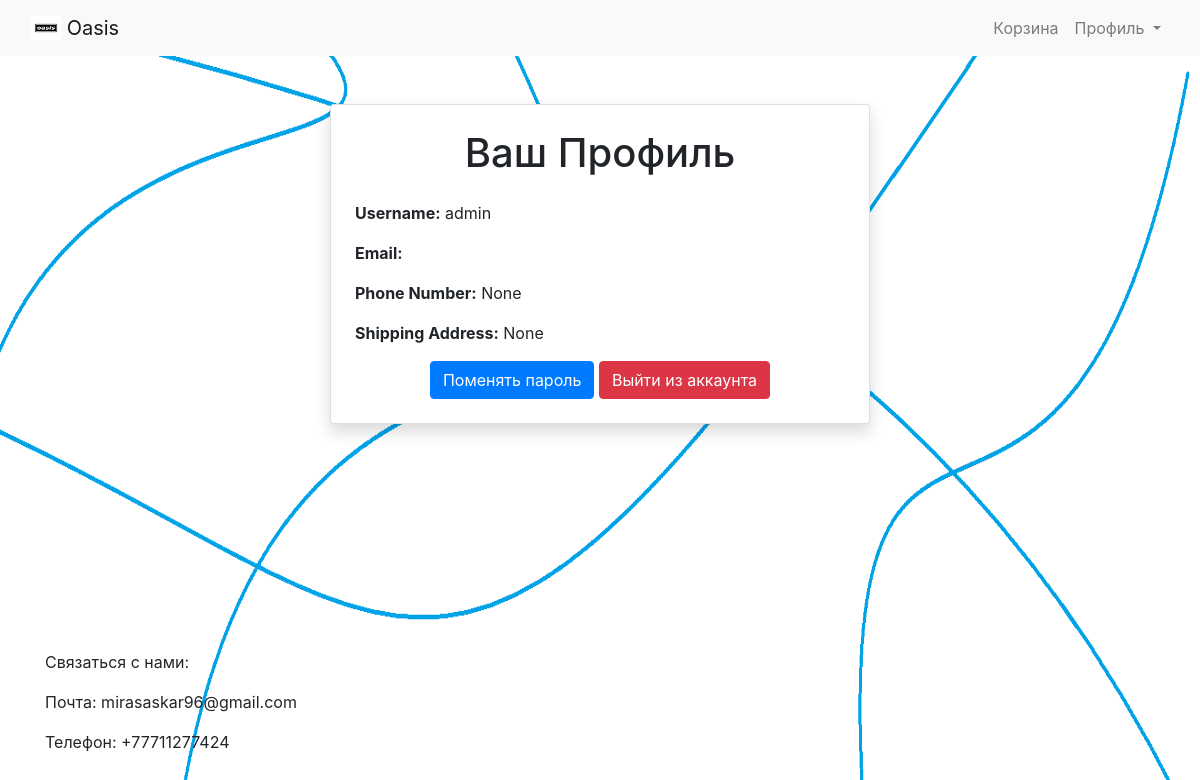
The app's page /profile/ (signed in) with its own data.
### comp_app/models.py (models this page shows)
class CustomUser(AbstractUser):
    phone_number = models.CharField(max_length=15, blank=True, null=True)
    shipping_address = models.TextField(blank=True, null=True)
    groups = models.ManyToManyField(
        Group,
        verbose_name=('groups'),
        blank=True,
        help_text=(
            'The groups this user belongs to. A user will get all permissions granted to each of their groups.'),
        related_name='custom_user_groups',
    )
    user_permissions = models.ManyToManyField(
        Permission,
        verbose_name=('user permissions'),
        blank=True,
        help_text=('Specific permissions for this user.'),
        related_name='custom_user_permissions',
    )

### accounts/views.py (the view)
# urls.py: path('', views.UserProfile, name='user_profile'),
def UserProfile(request):
    user = request.user
    return render(request, 'accounts/user_profile.html', {user: "user"})

### templates/accounts/user_profile.html (shortened to what this page needs)
{% extends 'navbar.html' %}
{% load bootstrap4 %}
{% block content %}
<div class="container mt-5">
    <div class="row justify-content-center">
        <div class="col-lg-6">
            <div class="card shadow p-4 mb-4 bg-white rounded">
                {% if user.is_authenticated %}
                    <h1 class="text-center mb-4">Ваш Профиль</h1>
                    <p><strong>Username:</strong> {{ user.username }}</p>
                    <p><strong>Email:</strong> {{ user.email }}</p>
                    <p><strong>Phone Number:</strong> {{ user.phone_number }}</p>
                    <p><strong>Shipping Address:</strong> {{ user.shipping_address }}</p>
                    <div class="text-center">
                        <a href="{% url 'change_password' %}" class="btn btn-primary">Поменять пароль</a>
                        <a href="{% url 'logout' %}" class="btn btn-danger">Выйти из аккаунта</a>
                    </div>
                {% else %}
                    <p class="lead text-center">Вам нужно войти в сеть</p>
                    <div class="text-center">
                        <a href="{% url 'user_login' %}" class="btn btn-primary">Войти</a>
                    </div>
                {% endif %}
            </div>
        </div>
    </div>
</div>
{% include 'footer.html' %}
{% endblock %}

### templates/footer.html (style rules this page uses)
body { margin: 0; padding-bottom: 60px; display: flex; min-height: 100vh; flex-direction: column; }

### records on screen
CustomUser: username "admin", phone_number "None", shipping_address "None"
